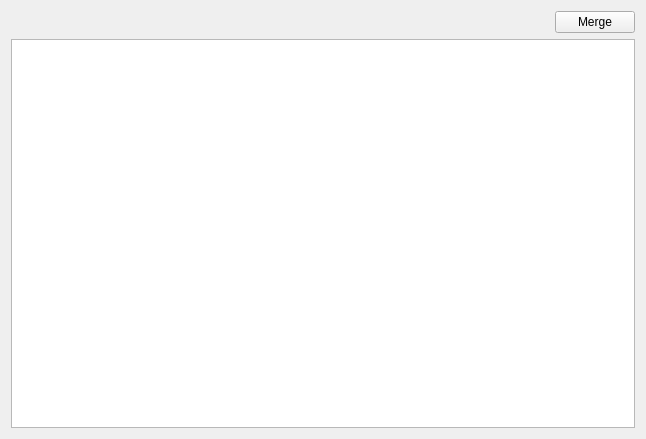
<?xml version="1.0" encoding="UTF-8"?>
<ui version="4.0">
 <class>RMergeWidget</class>
 <widget class="QWidget" name="RMergeWidget">
  <property name="geometry">
   <rect>
    <x>0</x>
    <y>0</y>
    <width>646</width>
    <height>439</height>
   </rect>
  </property>
  <property name="windowTitle">
   <string>Form</string>
  </property>
  <layout class="QVBoxLayout" name="verticalLayout">
   <item>
    <layout class="QHBoxLayout" name="horizontalLayout_2">
     <item>
      <widget class="RFileNameWidget" name="verticalWidget" native="true"/>
     </item>
     <item>
      <widget class="QPushButton" name="pushButton">
       <property name="sizePolicy">
        <sizepolicy hsizetype="Maximum" vsizetype="Fixed">
         <horstretch>0</horstretch>
         <verstretch>0</verstretch>
        </sizepolicy>
       </property>
       <property name="text">
        <string>Merge</string>
       </property>
      </widget>
     </item>
    </layout>
   </item>
   <item>
    <widget class="QTableView" name="mergeView"/>
   </item>
  </layout>
 </widget>
 <customwidgets>
  <customwidget>
   <class>RFileNameWidget</class>
   <extends>QWidget</extends>
   <header>rfilenamewidget.h</header>
   <container>1</container>
   <slots>
    <signal>valueChanged(QString)</signal>
   </slots>
  </customwidget>
 </customwidgets>
 <resources/>
 <connections>
  <connection>
   <sender>verticalWidget</sender>
   <signal>valueChanged(QString)</signal>
   <receiver>RMergeWidget</receiver>
   <slot>updateView(QString)</slot>
   <hints>
    <hint type="sourcelabel">
     <x>313</x>
     <y>24</y>
    </hint>
    <hint type="destinationlabel">
     <x>320</x>
     <y>39</y>
    </hint>
   </hints>
  </connection>
  <connection>
   <sender>pushButton</sender>
   <signal>clicked()</signal>
   <receiver>RMergeWidget</receiver>
   <slot>merge()</slot>
   <hints>
    <hint type="sourcelabel">
     <x>608</x>
     <y>25</y>
    </hint>
    <hint type="destinationlabel">
     <x>641</x>
     <y>37</y>
    </hint>
   </hints>
  </connection>
 </connections>
 <slots>
  <slot>updateView(QString)</slot>
  <slot>merge()</slot>
 </slots>
</ui>
